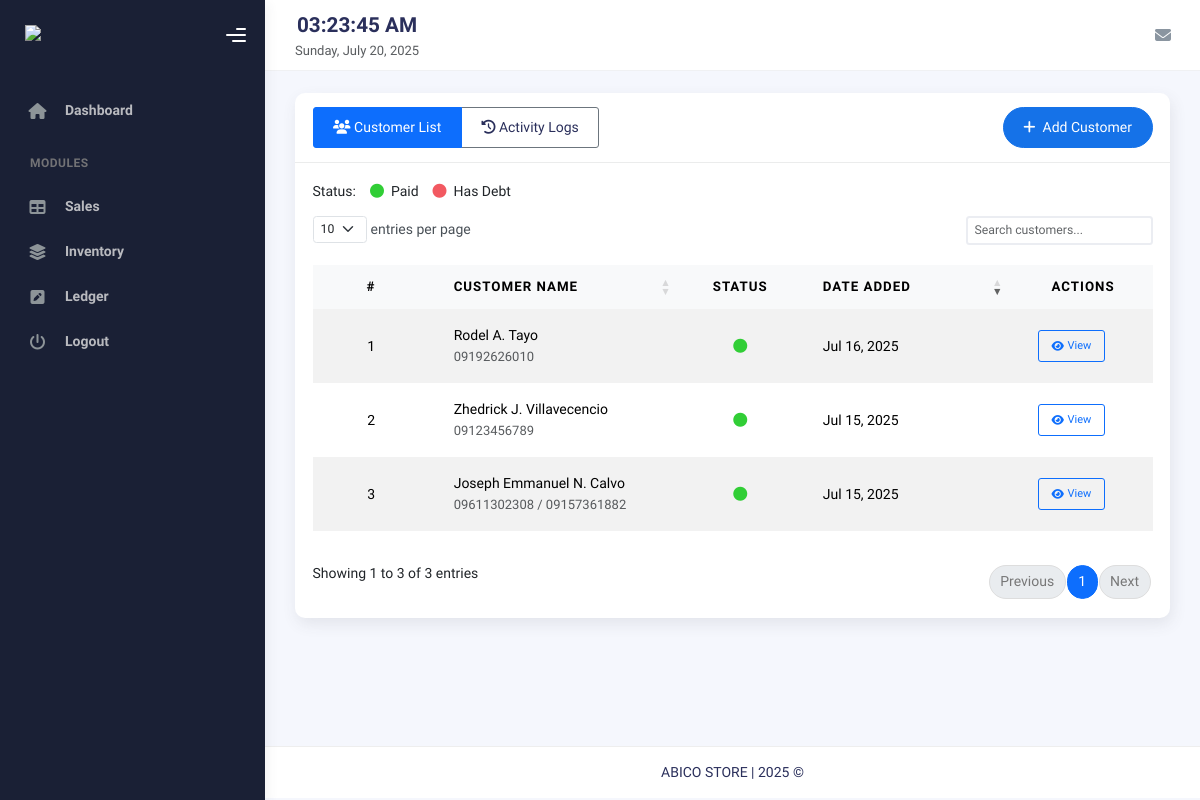
Before: /ledger/index.php (signed in) with the older database file.
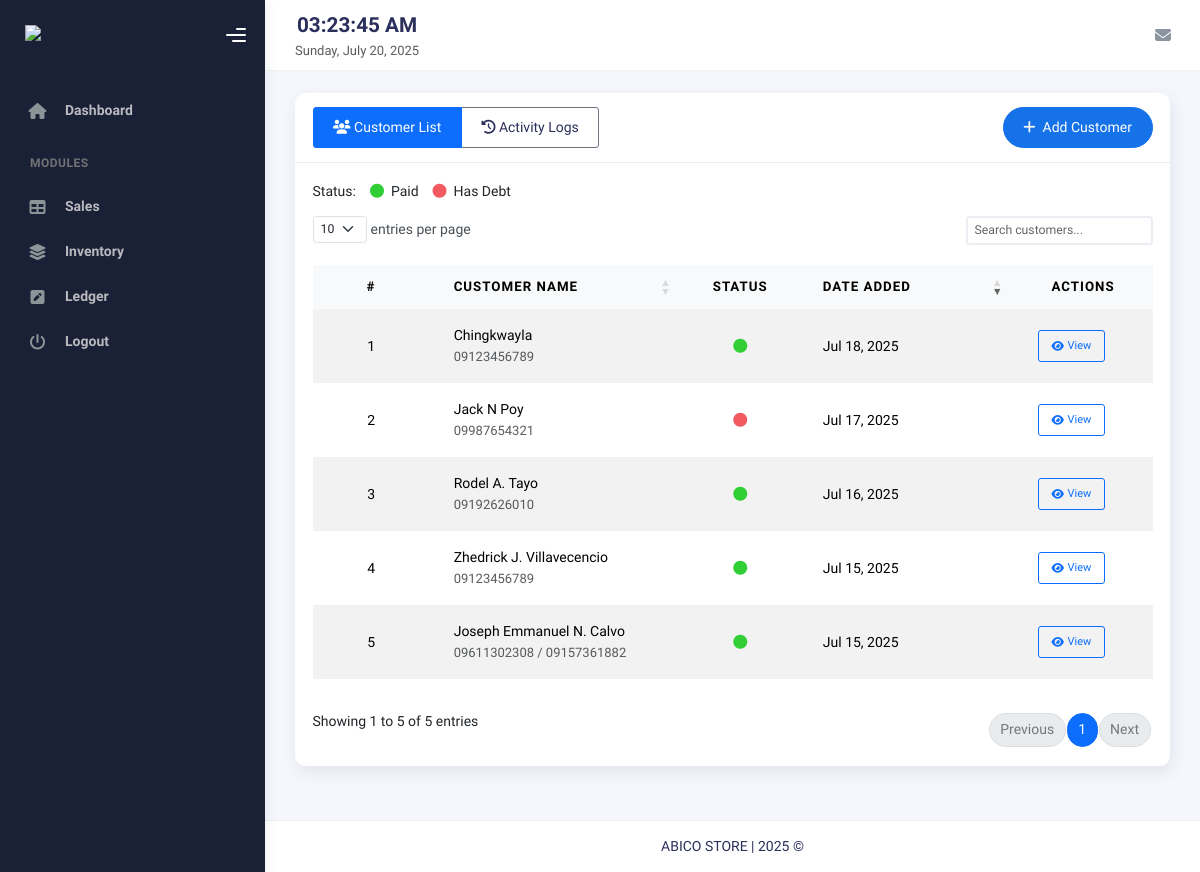
After: the same page with the newer database file.
### tables this page shows
CREATE TABLE `customers` (
  `id` int(11) NOT NULL,
  `customer_name` varchar(100) NOT NULL,
  `contact` varchar(100) DEFAULT NULL,
  `debt` varchar(20) DEFAULT NULL,
  `notes` text DEFAULT NULL,
  `created_at` timestamp NOT NULL DEFAULT current_timestamp(),
  `updated_at` timestamp NOT NULL DEFAULT current_timestamp()
);

### includes/ledger/customer_list.php (called while the page is built, shortened)
<?php
class Customer {
    private $conn;
    private $table_name = "customers";
    public function __construct($db) {
        $this->conn = $db;
    }
    public function readAll($search = '') {
        $query = "SELECT * FROM " . $this->table_name;
        $query .= " ORDER BY created_at DESC";
        $stmt = $this->conn->prepare($query);
        $stmt->execute();
        return $stmt;
    }
}
?>

### ledger/index.php (the view, shortened to what the changed rows need)
<?php
require_once __DIR__ . '/../includes/ledger/customer_list.php';
$database = new dbconn();
$db = $database->getConnection();
$customer = new Customer($db);
$stmt = $customer->readAll();
include __DIR__ . "/../templates/header.php";
include __DIR__ . "/../templates/sidebar.php";
include __DIR__ . "/../templates/nav.php";
?>
<div class="container">
    <div class="page-inner">
        <div class="card">
            <div class="card-body">
                <div class="mb-3 d-flex align-items-center">
                    <span class="me-3">Status:</span>
                    <span class="me-3"><i class="fas fa-circle text-success me-1"></i> Paid</span>
                    <span><i class="fas fa-circle text-danger me-1"></i> Has Debt</span>
                </div>
                <div class="table-responsive">
                    <table id="customerTable" class="table table-striped table-hover w-100">
                        <thead class="table-light">
                            <tr>
                                <th>#</th>
                                <th>Customer Name</th>
                                <th>Status</th>
                                <th>Date Added</th>
                                <th>Actions</th>
                            </tr>
                        </thead>
                        <tbody>
                            <?php
                            $stmt->execute();
                            $count = 1;
                            while ($row = $stmt->fetch(PDO::FETCH_ASSOC)):
                                $statusClass = $row['debt'] > 0 ? 'text-danger' : 'text-success';
                                $statusIcon = 'fa-circle';
                                $statusText = $row['debt'] > 0 ? 'Has Debt' : 'Paid';
                                $debtAmount = number_format($row['debt'], 2);
                            ?>
                                <tr>
                                    <td class="align-middle"><?php echo $count++; ?></td>
                                    <td class="align-middle">
                                        <?php echo htmlspecialchars($row['customer_name']); ?>
                                        <?php if (!empty($row['contact'])): ?>
                                            <br><small class="text-muted"><?php echo htmlspecialchars($row['contact']); ?></small>
                                        <?php endif; ?>
                                    </td>
                                    <td class="align-middle text-center">
                                        <i class="fas fa-circle text-<?php echo $row['debt'] > 0 ? 'danger' : 'success'; ?>"
                                           title="<?php echo $statusText . ($row['debt'] > 0 ? ' (₱' . $debtAmount . ')' : ''); ?>"></i>
                                    </td>
                                    <td class="align-middle"><?php echo date('M d, Y', strtotime($row['created_at'])); ?></td>
                                    <td class="align-middle text-nowrap">
                                        <button class="btn btn-sm btn-outline-primary view-customer d-flex align-items-center"
                                            data-id="<?php echo $row['id']; ?>"
                                            data-name="<?php echo htmlspecialchars($row['customer_name']); ?>"
                                            data-contact="<?php echo htmlspecialchars($row['contact']); ?>"
                                            data-debt="<?php echo $row['debt']; ?>"
                                            data-created="<?php echo date('M d, Y', strtotime($row['created_at'])); ?>"
                                            data-status="<?php echo $statusText; ?>"
                                            data-status-class="<?php echo $statusClass; ?>"
                                            data-status-icon="<?php echo $statusIcon; ?>"
                                            title="View and manage <?php echo htmlspecialchars($row['customer_name']); ?>'s account details and transaction history"
                                            data-bs-toggle="tooltip"
                                            data-bs-placement="top"
                                            style="transition: all 0.2s ease-in-out;">
                                            <i class="fas fa-eye me-1"></i>
                                            <span>View</span>
                                        </button>
                                    </td>
                                </tr>
                            <?php endwhile; ?>
                        </tbody>
                    </table>
                </div>
            </div>
        </div>
    </div>
</div>
<link rel="stylesheet" type="text/css" href="https://cdn.datatables.net/1.11.5/css/dataTables.bootstrap5.min.css">
</body>
</html>

Changed rows visible on the page:
added customers: customer_name "Chingkwayla", contact "09123456789", created_at "Jul 18, 2025"
added customers: customer_name "Jack N Poy", contact "09987654321", created_at "Jul 17, 2025"
Other visible differences:
text written by a page script: "entries per page Showing 1 to 3 of 3 entries Previous 1 Next" → "entries per page Showing 1 to 5 of 5 entries Previous 1 Next"
